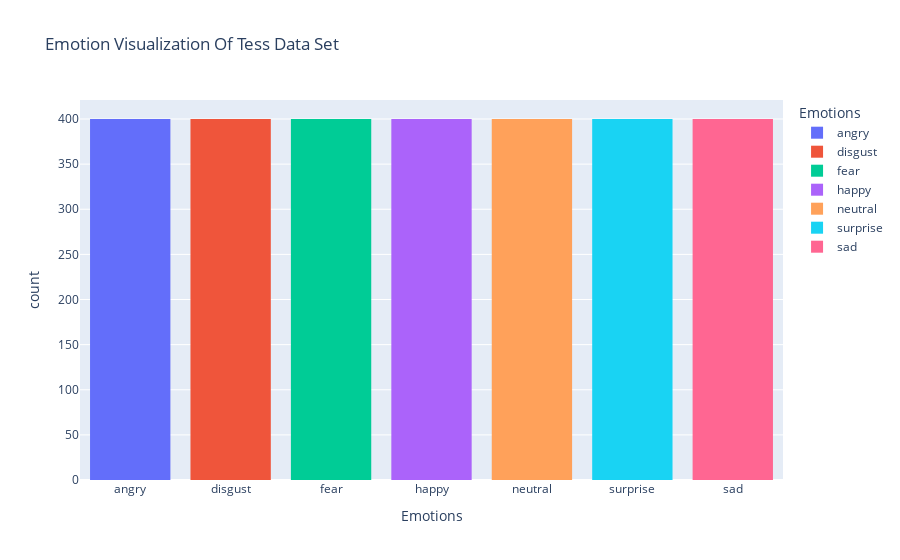

Write notebook code for a chart like this one.
### Markdown cell above
#### 3.3 Tess Data Set

### Code cell
visualize_emotions(Tess_df, "Emotion Visualization Of Tess Data Set")

### Figure 1 — Plotly figure (JSON) as saved in the notebook; plotly's stock layout.template omitted (floating-point values rounded to 4 significant figures; data arrays with more than 128 entries replaced by an {"elided": "..."} marker saying what was removed)
{"data": [{"alignmentgroup": "True", "bingroup": "x", "hovertemplate": "Emotions=%{x}<br>count=%{y}<extra></extra>", "legendgroup": "angry", "marker": {"color": "#636efa", "pattern": {"shape": ""}}, "name": "angry", "offsetgroup": "angry", "orientation": "v", "showlegend": true, "type": "histogram", "x": {"elided": "400 str values"}, "xaxis": "x", "yaxis": "y"}, {"alignmentgroup": "True", "bingroup": "x", "hovertemplate": "Emotions=%{x}<br>count=%{y}<extra></extra>", "legendgroup": "disgust", "marker": {"color": "#EF553B", "pattern": {"shape": ""}}, "name": "disgust", "offsetgroup": "disgust", "orientation": "v", "showlegend": true, "type": "histogram", "x": {"elided": "400 str values"}, "xaxis": "x", "yaxis": "y"}, {"alignmentgroup": "True", "bingroup": "x", "hovertemplate": "Emotions=%{x}<br>count=%{y}<extra></extra>", "legendgroup": "fear", "marker": {"color": "#00cc96", "pattern": {"shape": ""}}, "name": "fear", "offsetgroup": "fear", "orientation": "v", "showlegend": true, "type": "histogram", "x": {"elided": "400 str values"}, "xaxis": "x", "yaxis": "y"}, {"alignmentgroup": "True", "bingroup": "x", "hovertemplate": "Emotions=%{x}<br>count=%{y}<extra></extra>", "legendgroup": "happy", "marker": {"color": "#ab63fa", "pattern": {"shape": ""}}, "name": "happy", "offsetgroup": "happy", "orientation": "v", "showlegend": true, "type": "histogram", "x": {"elided": "400 str values"}, "xaxis": "x", "yaxis": "y"}, {"alignmentgroup": "True", "bingroup": "x", "hovertemplate": "Emotions=%{x}<br>count=%{y}<extra></extra>", "legendgroup": "neutral", "marker": {"color": "#FFA15A", "pattern": {"shape": ""}}, "name": "neutral", "offsetgroup": "neutral", "orientation": "v", "showlegend": true, "type": "histogram", "x": {"elided": "400 str values"}, "xaxis": "x", "yaxis": "y"}, {"alignmentgroup": "True", "bingroup": "x", "hovertemplate": "Emotions=%{x}<br>count=%{y}<extra></extra>", "legendgroup": "surprise", "marker": {"color": "#19d3f3", "pattern": {"shape": ""}}, "name": "surprise", "offsetgroup": "surprise", "orientation": "v", "showlegend": true, "type": "histogram", "x": {"elided": "400 str values"}, "xaxis": "x", "yaxis": "y"}, {"alignmentgroup": "True", "bingroup": "x", "hovertemplate": "Emotions=%{x}<br>count=%{y}<extra></extra>", "legendgroup": "sad", "marker": {"color": "#FF6692", "pattern": {"shape": ""}}, "name": "sad", "offsetgroup": "sad", "orientation": "v", "showlegend": true, "type": "histogram", "x": {"elided": "400 str values"}, "xaxis": "x", "yaxis": "y"}], "layout": {"barmode": "relative", "legend": {"title": {"text": "Emotions"}, "tracegroupgap": 0}, "title": {"text": "Emotion Visualization Of Tess Data Set"}, "xaxis": {"anchor": "y", "categoryarray": ["angry", "disgust", "fear", "happy", "neutral", "surprise", "sad"], "categoryorder": "array", "domain": [0, 1], "title": {"text": "Emotions"}}, "yaxis": {"anchor": "x", "domain": [0, 1], "title": {"text": "count"}}}}
